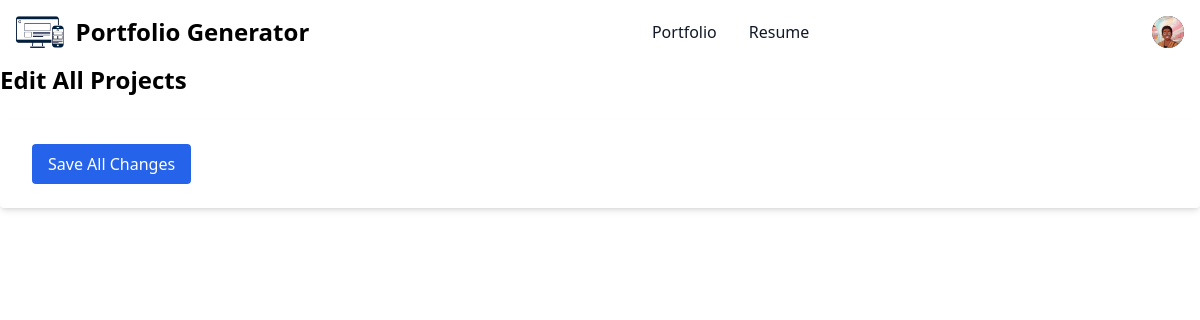
The page /portfolio/1/edit_projects on the database as committed earlier.
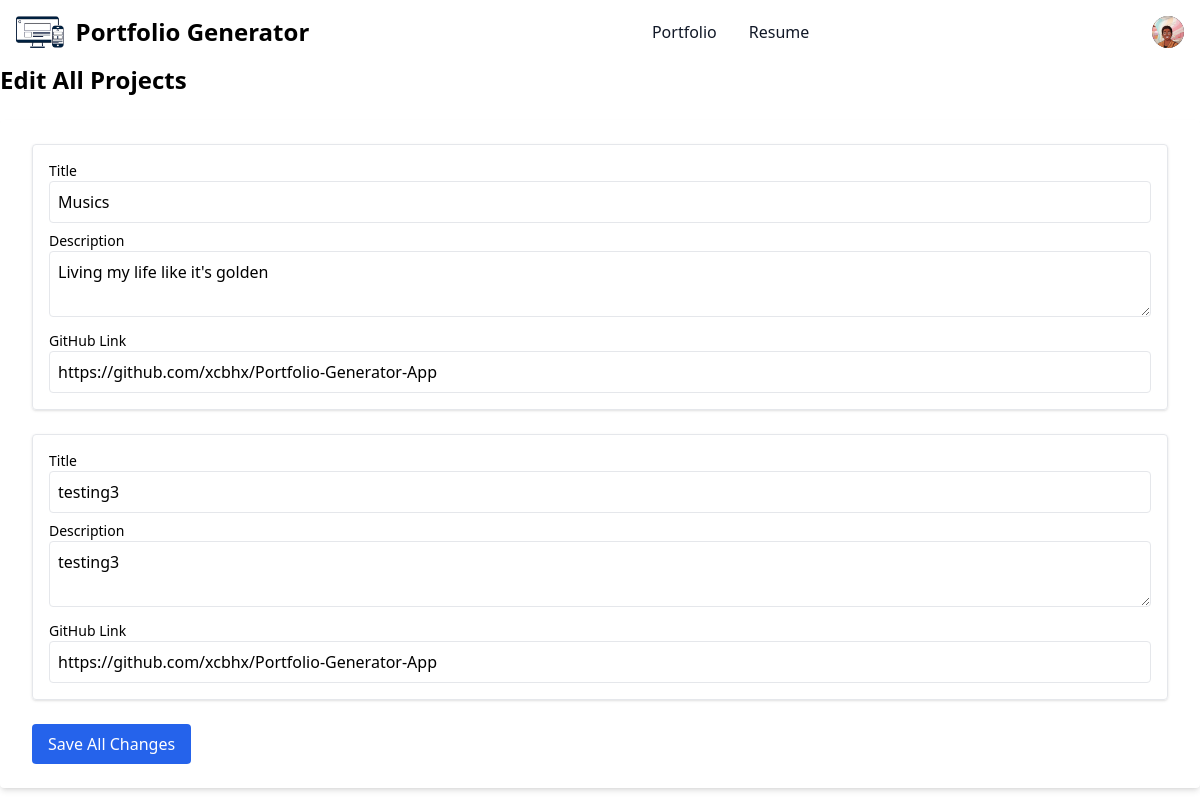
The same page on the database as committed later.
### portfolio_app/models.py (models this page shows)
class Project(db.Model):
  __tablename__ = "project"
  id = db.Column(db.Integer, primary_key=True)
  portfolio_id = db.Column(db.Integer, db.ForeignKey("portfolio.id"))
  title = db.Column(db.String(100), nullable=False)
  description = db.Column(db.String, nullable=False)
  github_link = db.Column(db.String, nullable=False)
  created_at = db.Column(db.DateTime, default=datetime.utcnow)
  portfolio = db.relationship("Portfolio", back_populates="project_list")

### portfolio_app/routes.py (the view, shortened to what this page needs)
@main.route("/portfolio/<int:portfolio_id>/edit_projects", methods=["GET", "POST"])
def edit_projects(portfolio_id):
  portfolio = Portfolio.query.get_or_404(portfolio_id)
  projects = portfolio.project_list
  return render_template("edit_project.html", projects=projects, portfolio=portfolio)

### portfolio_app/templates/edit_project.html (shortened to what this page needs)
{% extends "base.html" %}
{% block content %}
<h2 class="text-2xl font-bold mb-6">Edit All Projects</h2>
<form method="POST" action="{{ url_for('main.edit_projects', portfolio_id=portfolio.id)}}" class="bg-white dark:bg-gray-800 shadow-md rounded px-8 py-6">
  {% for project in projects %}
    <div class="mb-6 p-4 border rounded shadow">
      <label class="block text-sm font-medium">Title</label>
      <input type="text" name="title" value="{{ project.title }}" class="w-full p-2 border rounded mb-2">
      <label class="block text-sm font-medium">Description</label>
      <textarea name="description" class="w-full p-2 border rounded mb-2">{{ project.description }}</textarea>
      <label class="block text-sm font-medium">GitHub Link</label>
      <input type="url" name="github_link" value="{{ project.github_link }}" class="w-full p-2 border rounded">
    </div>
  {% endfor %}
  <button type="submit" class="bg-blue-600 text-white px-4 py-2 rounded hover:bg-blue-700">
    Save All Changes
  </button>
</form>
{% endblock %}

### portfolio_app/templates/base.html (shortened to what this page needs)
<!DOCTYPE html>
<html lang="en">
<head>
  <link rel="stylesheet" href="/static/style.css">
  <script src="https://cdn.tailwindcss.com"></script>
</head>
<body>
  <nav class="bg-white border-gray-200 dark:bg-gray-900">
    <div class="max-w-screen-xl flex flex-wrap items-center justify-between mx-auto p-4">
    <a href="/" class="flex items-center space-x-3 hover:opacity-80 transition duration-150">
        <img src="{{ url_for('static', filename='images/portfolioG.png') }}" class="h-8" alt="Portfolio Generator Logo" />
        <span class="self-center text-2xl font-semibold whitespace-nowrap dark:text-white">Portfolio Generator</span>
    </a>
    <div class="flex items-center md:order-2 space-x-3 md:space-x-0 rtl:space-x-reverse">
        <button type="button" class="flex text-sm bg-gray-800 rounded-full md:me-0 focus:ring-4 focus:ring-gray-300 dark:focus:ring-gray-600" id="user-menu-button" aria-expanded="false" data-dropdown-toggle="user-dropdown" data-dropdown-placement="bottom">
          <img class="w-8 h-8 rounded-full" src="{{ url_for('static', filename='images/about.jpeg') }}" alt="user photo">
        </button>
    </div>
    <div class="items-center justify-between hidden w-full md:flex md:w-auto md:order-1" id="navbar-user">
      <ul class="flex flex-col font-medium p-4 md:p-0 mt-4 border border-gray-100 rounded-lg bg-gray-50 md:space-x-8 rtl:space-x-reverse md:flex-row md:mt-0 md:border-0 md:bg-white dark:bg-gray-800 md:dark:bg-gray-900 dark:border-gray-700">
        <li>
          <a href="{{ url_for('main.portfolio_detail', portfolio_id=1) }}" class="block py-2 px-3 text-gray-900 rounded-sm hover:bg-gray-100 md:hover:bg-transparent md:hover:text-blue-700 md:p-0 dark:text-white md:dark:hover:text-blue-500 dark:hover:bg-gray-700 dark:hover:text-white md:dark:hover:bg-transparent dark:border-gray-700">Portfolio</a>
        </li>
        <li>
          <a href="#" class="block py-2 px-3 text-gray-900 rounded-sm hover:bg-gray-100 md:hover:bg-transparent md:hover:text-blue-700 md:p-0 dark:text-white md:dark:hover:text-blue-500 dark:hover:bg-gray-700 dark:hover:text-white md:dark:hover:bg-transparent dark:border-gray-700">Resume</a>
        </li>
      </ul>
    </div>
    </div>
  </nav>
  <main>
    {% block content %}
    {% endblock %}
  </main>
</body>
</html>

Rows that differ between the two databases and show on the page:
added Project: title "Musics", description "Living my life like it's golden", github_link "https://github.com/xcbhx/Portfolio-Generator-App"
added Project: title "testing3", description "testing3", github_link "https://github.com/xcbhx/Portfolio-Generator-App"
